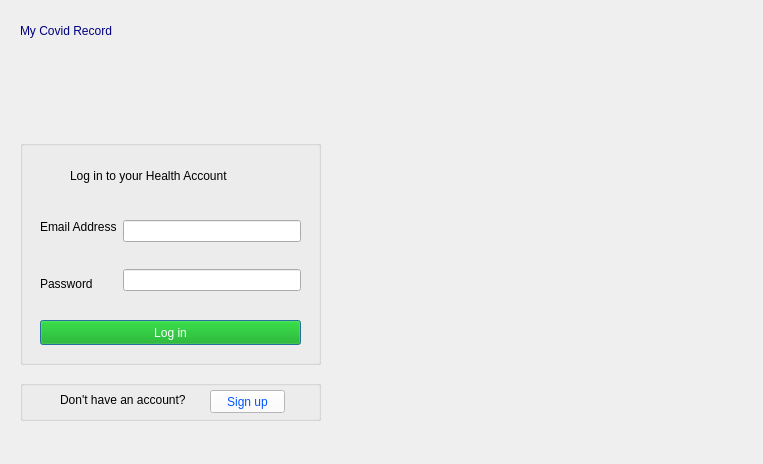
<?xml version="1.0" encoding="UTF-8"?>
<ui version="4.0">
 <class>UserLogin</class>
 <widget class="QDialog" name="UserLogin">
  <property name="geometry">
   <rect>
    <x>0</x>
    <y>0</y>
    <width>763</width>
    <height>464</height>
   </rect>
  </property>
  <property name="windowTitle">
   <string>Dialog</string>
  </property>
  <widget class="QLabel" name="label">
   <property name="geometry">
    <rect>
     <x>20</x>
     <y>10</y>
     <width>161</width>
     <height>41</height>
    </rect>
   </property>
   <property name="styleSheet">
    <string notr="true">color: rgb(0, 0, 127);
font: 87 11pt &quot;Arial Black&quot;;</string>
   </property>
   <property name="text">
    <string>My Covid Record</string>
   </property>
  </widget>
  <widget class="QLabel" name="label_image1">
   <property name="geometry">
    <rect>
     <x>100</x>
     <y>70</y>
     <width>151</width>
     <height>61</height>
    </rect>
   </property>
   <property name="text">
    <string/>
   </property>
  </widget>
  <widget class="QLabel" name="label_image3">
   <property name="geometry">
    <rect>
     <x>340</x>
     <y>40</y>
     <width>421</width>
     <height>381</height>
    </rect>
   </property>
   <property name="text">
    <string/>
   </property>
  </widget>
  <widget class="QGroupBox" name="groupBox">
   <property name="geometry">
    <rect>
     <x>20</x>
     <y>140</y>
     <width>301</width>
     <height>225</height>
    </rect>
   </property>
   <property name="title">
    <string/>
   </property>
   <widget class="QPushButton" name="pushButton">
    <property name="geometry">
     <rect>
      <x>20</x>
      <y>180</y>
      <width>261</width>
      <height>25</height>
     </rect>
    </property>
    <property name="styleSheet">
     <string notr="true">font: 87 9pt &quot;Arial Black&quot;;
color: rgb(255, 255, 255);
background-color: rgb(0, 170, 0);</string>
    </property>
    <property name="text">
     <string>Log in</string>
    </property>
   </widget>
   <widget class="QLabel" name="label_2">
    <property name="geometry">
     <rect>
      <x>50</x>
      <y>20</y>
      <width>211</width>
      <height>31</height>
     </rect>
    </property>
    <property name="styleSheet">
     <string notr="true">font: 87 9pt &quot;Arial Black&quot;;</string>
    </property>
    <property name="text">
     <string>Log in to your Health Account</string>
    </property>
   </widget>
   <widget class="QWidget" name="">
    <property name="geometry">
     <rect>
      <x>20</x>
      <y>80</y>
      <width>261</width>
      <height>71</height>
     </rect>
    </property>
    <layout class="QHBoxLayout" name="horizontalLayout">
     <item>
      <layout class="QVBoxLayout" name="verticalLayout">
       <item>
        <widget class="QLabel" name="label_3">
         <property name="text">
          <string>Email Address</string>
         </property>
        </widget>
       </item>
       <item>
        <spacer name="verticalSpacer">
         <property name="orientation">
          <enum>Qt::Vertical</enum>
         </property>
         <property name="sizeHint" stdset="0">
          <size>
           <width>20</width>
           <height>40</height>
          </size>
         </property>
        </spacer>
       </item>
       <item>
        <widget class="QLabel" name="label_5">
         <property name="text">
          <string>Password</string>
         </property>
        </widget>
       </item>
      </layout>
     </item>
     <item>
      <layout class="QVBoxLayout" name="verticalLayout_2">
       <item>
        <widget class="QLineEdit" name="lineEdit"/>
       </item>
       <item>
        <spacer name="verticalSpacer_2">
         <property name="orientation">
          <enum>Qt::Vertical</enum>
         </property>
         <property name="sizeHint" stdset="0">
          <size>
           <width>20</width>
           <height>40</height>
          </size>
         </property>
        </spacer>
       </item>
       <item>
        <widget class="QLineEdit" name="lineEdit_2"/>
       </item>
      </layout>
     </item>
    </layout>
   </widget>
  </widget>
  <widget class="QGroupBox" name="groupBox_2">
   <property name="geometry">
    <rect>
     <x>20</x>
     <y>380</y>
     <width>301</width>
     <height>41</height>
    </rect>
   </property>
   <property name="title">
    <string/>
   </property>
   <widget class="QLabel" name="label_4">
    <property name="geometry">
     <rect>
      <x>40</x>
      <y>10</y>
      <width>141</width>
      <height>20</height>
     </rect>
    </property>
    <property name="text">
     <string>Don't have an account?</string>
    </property>
   </widget>
   <widget class="QPushButton" name="pushButton_SignUp">
    <property name="geometry">
     <rect>
      <x>190</x>
      <y>10</y>
      <width>75</width>
      <height>23</height>
     </rect>
    </property>
    <property name="styleSheet">
     <string notr="true">background-color: rgb(255, 255, 255);
color: rgb(0, 85, 255);
font: 87 9pt &quot;Arial Black&quot;;</string>
    </property>
    <property name="text">
     <string>Sign up</string>
    </property>
   </widget>
  </widget>
 </widget>
 <resources/>
 <connections/>
</ui>
